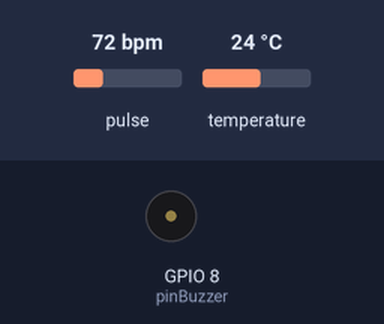
Simulated run of this sketch. Board: ESP8266 (NodeMCU). Shown: buzzer (waves = sounding, pin HIGH). Inputs (shaded band) come from the test bench; at power-on: pulse 72 bpm, temperature 24 °C. WiFi joins after 1.5 s; servers stay silent unless stated; what the sketch prints to the serial monitor is not drawn.

Above: at 0.0 s.
At 5.3 s:
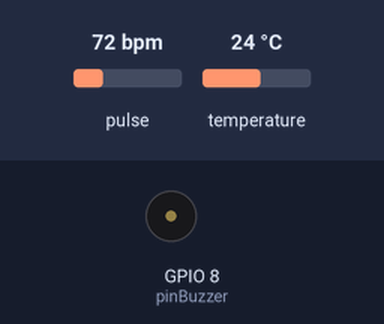
6.1 s: pulse set to 42 bpm
8.7 s: pulse set to 100 bpm
At 9.42 s:
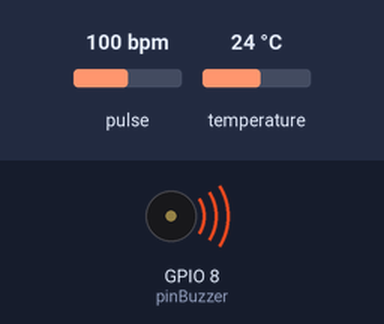
Timing chart, 0 to 18.2 s (numbered marks = the images above; inputs shaded):
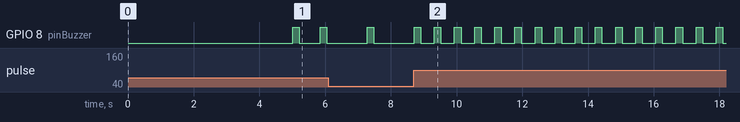

Measured:
- after the input at 8.7 s, GPIO 8 (pinBuzzer): alternates HIGH for 0.20 s and LOW for 0.41 s, starting after 0.62 s

The sketch:

Project_12_pulse_ds18b20_Blynk.ino
```cpp
#define USE_ARDUINO_INTERRUPTS true
#define BLYNK_PRINT Serial

#include<ESP8266WiFi.h>
char ssid[] = "KhunC2";
char password[] = "khunedahn";

#include<BlynkSimpleEsp8266.h>
char auth[] = "gO9EUXAefOQe4eHdqKxzC0wDGUHih6Lw";

#include<PulseSensorPlayground.h>
int PulseWire = 0;
int pinBuzzer = 8;
int pinLEDgreen = 13;
int pinLEDred = 4;
int Threshold = 550;

PulseSensorPlayground pulseSensor;

#include <OneWire.h>
#include <DallasTemperature.h>

#define PIN_INPUT 3
OneWire ourWire(PIN_INPUT);

DallasTemperature ds18b20(&ourWire);

void setup() {
  delay(1000);
  Serial.begin(9600);
  Serial.println("Monitoring Detak Jantung Program");
  Serial.println("Temperature Sensors DS18B20");
  delay(1000);

  pulseSensor.analogInput(PulseWire);
  pulseSensor.setThreshold(Threshold);
  pinMode(pinBuzzer, OUTPUT);

  Blynk.begin(auth, ssid, password);
  if(pulseSensor.begin()){
    Serial.println("Let's Started");
  }
  delay(1000);
}

void loop() {
  int myBPM = pulseSensor.getBeatsPerMinute();

  if(pulseSensor.sawStartOfBeat()){
    Serial.print("BPM : ");
    Serial.println(myBPM);
    Serial.print("Suhu = ");
    Serial.print(ds18b20.getTempCByIndex(0));
    Serial.print(" Celcius");
    delay(200);
    if(myBPM > 0){
      digitalWrite(pinBuzzer, HIGH);
      digitalWrite(pinLEDgreen, HIGH);
      delay(200);
      digitalWrite(pinBuzzer, LOW);
      digitalWrite(pinLEDgreen, LOW);
      delay(200);
      if(myBPM > 100){
        digitalWrite(pinBuzzer, HIGH);
        digitalWrite(pinLEDred, HIGH);
        delay(500);
        digitalWrite(pinBuzzer, LOW);
        digitalWrite(pinLEDred, LOW);
        delay(500);
      }
    }
  }
  Blynk.run();
}
```
